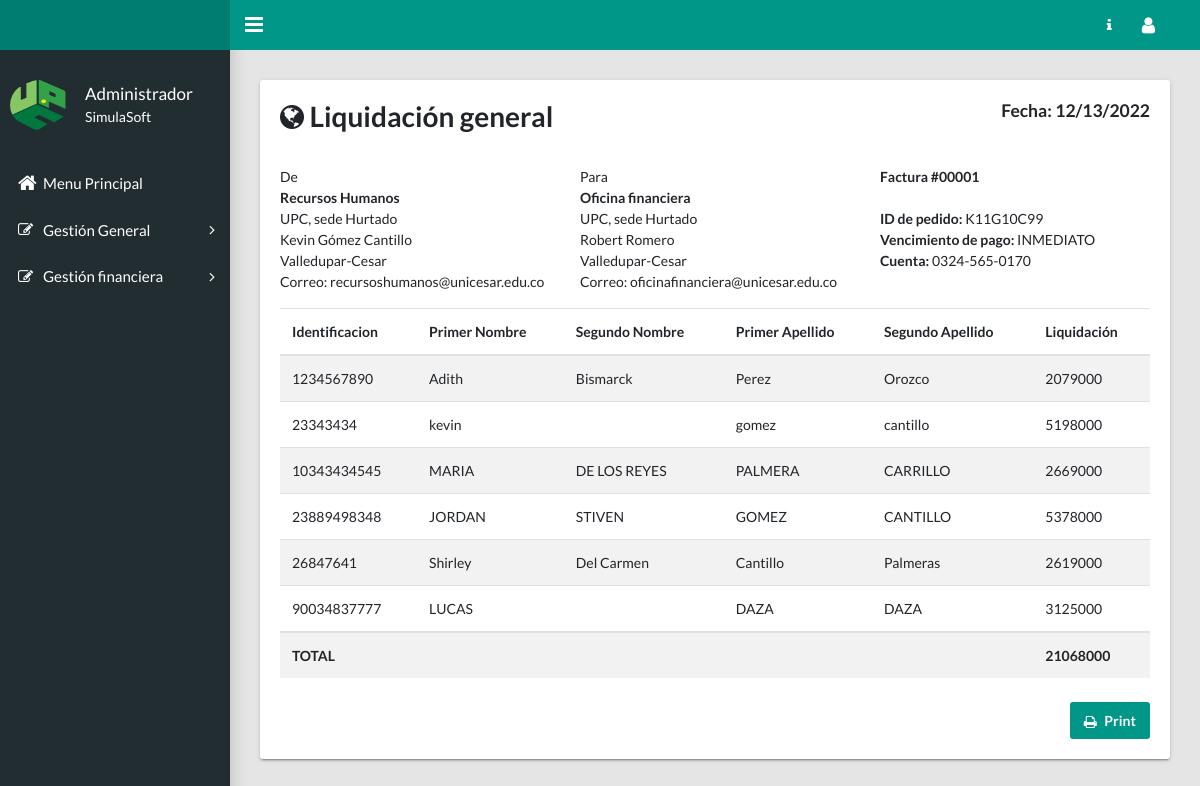
The page /docs/LiquidacionGeneral.php (signed in) on the database its author committed.
### tables this page shows
CREATE TABLE `docente` (
  `Identificacion` varchar(11) NOT NULL,
  `PrimerNombre` varchar(30) NOT NULL,
  `SegundoNombre` varchar(30) NOT NULL DEFAULT 'Sin asignar',
  `PrimerApellido` varchar(30) NOT NULL,
  `SegundoApellido` varchar(30) NOT NULL,
  `FechaNacimiento` date NOT NULL,
  `Sexo` varchar(15) NOT NULL,
  `Celular` varchar(10) NOT NULL,
  `Correo` varchar(50) NOT NULL,
  `Direccion` text NOT NULL,
  `Ciudad` varchar(50) NOT NULL,
  `Departamento` varchar(50) NOT NULL,
  `Pais` varchar(50) NOT NULL,
  `Facultad` text NOT NULL,
  `TotalLiquidacionDocente` double DEFAULT 0,
  `TotalPuntosDocente` double DEFAULT 0,
  `Foto` varchar(250) DEFAULT 'logoupc.jpg',
  `FotoFirma` varchar(255) DEFAULT 'firma.png',
  `FechaRegistro` timestamp NOT NULL DEFAULT current_timestamp() ON UPDATE current_timestamp()
);

### docs/LiquidacionGeneral.php (the view, shortened to what this page needs)
<?php
require '../conexion.php';
$Usuario = $_SESSION['Usuario'];
?>
<!DOCTYPE html>
<html lang="en">
<head>
  <link rel="stylesheet" type="text/css" href="css/main.css">
  <link rel="stylesheet" type="text/css" href="https://maxcdn.bootstrapcdn.com/font-awesome/4.7.0/css/font-awesome.min.css">
</head>
<body class="app sidebar-mini">
  <header class="app-header"><a class="app-header__logo" href=""></a>
    <a class="app-sidebar__toggle" href="#" data-toggle="sidebar"
    aria-label="Hide Sidebar"></a>
    <ul class="app-nav">
      <li class="dropdown"><a class="app-nav__item" href="#" data-toggle="dropdown"
        aria-label="Open Profile Menu"><i class="fa fa fa-info"></i></a>
      </li>
      <li class="dropdown"><a class="app-nav__item" href="#" data-toggle="dropdown"
        aria-label="Open Profile Menu"><i class="fa fa-user fa-lg"></i></a>
      </li>
    </ul>
  </header>
  <?php if ($Usuario == "Administrador") { ?>
    <aside class="app-sidebar">
      <div class="app-sidebar__user"><img class="app-sidebar__user-avatar"
        src="../images/logoUpc.png" width="60" height="50" alt="User Image">
        <div>
          <p class="app-sidebar__user-name">Administrador</p>
          <p class="app-sidebar__user-designation">SimulaSoft</p>
        </div>
      </div>
      <ul class="app-menu">
        <li><a class="app-menu__item" href="../Principal.php"><i class="app-menu__icon fa fa-home fa-lg"></i><span
          class="app-menu__label">Menu Principal</span></a></li>
          <li class="treeview"><a class="app-menu__item" href="#" data-toggle="treeview"><i
            class="app-menu__icon fa fa-edit"></i><span class="app-menu__label">Gestión General</span><i class="treeview-indicator fa fa-angle-right"></i></a>
          </li>
          <li class="treeview"><a class="app-menu__item" href="#" data-toggle="treeview"><i
            class="app-menu__icon fa fa-edit"></i><span class="app-menu__label">Gestión financiera</span><i class="treeview-indicator fa fa-angle-right"></i></a>
          </li>
        </ul>
      </aside>
    <?php } ?>
      <main class="app-content">
        <div class="row">
          <div class="col-md-12">
            <div class="tile">
              <section class="invoice">
                <div class="row mb-4">
                  <div class="col-6">
                    <h2 class="page-header"><i class="fa fa-globe"></i> Liquidación general</h2>
                  </div>
                  <div class="col-6">
                   <h5 class="text-right">Fecha:
                  </h5>
                </div>
              </div>
              <div class="row invoice-info">
                <div class="col-4">De
                  <address><strong>Recursos Humanos</strong><br>UPC, sede Hurtado<br>Kevin Gómez Cantillo<br>Valledupar-Cesar<br>Correo: recursoshumanos@unicesar.edu.co</address>
                </div>
                <div class="col-4">Para
                  <address><strong>Oficina financiera</strong><br>UPC, sede Hurtado
                    <br>Robert Romero<br>Valledupar-Cesar<br>Correo: oficinafinanciera@unicesar.edu.co</address>
                  </div>
                  <div class="col-4"><b>Factura #00001</b><br><br><b>ID de pedido:</b> K11G10C99<br><b>Vencimiento de pago:</b> INMEDIATO<br><b>Cuenta:</b> 0324-565-0170</div>
                </div>
                <div class="row">
                  <div class="col-12 table-responsive">
                    <table class="table table-striped">
                     <thead>
                      <tr>
                        <th>Identificacion</th>
                        <th>Primer Nombre</th>
                        <th>Segundo Nombre</th>
                        <th>Primer Apellido</th>
                        <th>Segundo Apellido</th>
                        <th>Liquidación</th>
                      </tr>
                    </thead>
                    <tbody>
                      <?php
                      $query = "SELECT * FROM docente WHERE TotalLiquidacionDocente >0";
                      $result_tasks = mysqli_query($mysqli, $query);
                      while ($row = mysqli_fetch_assoc($result_tasks)) { ?>
                        <tr>
                          <td><?php echo $row['Identificacion']; ?></td>
                          <td><?php echo $row['PrimerNombre']; ?></td>
                          <td><?php echo $row['SegundoNombre']; ?></td>
                          <td><?php echo $row['PrimerApellido']; ?></td>
                          <td><?php echo $row['SegundoApellido']; ?></td>
                          <td><?php echo $row['TotalLiquidacionDocente']; ?></td>
                        </tr>
                      <?php } ?>
                    </tbody>
                    <tr>
                      <th>TOTAL</th>
                      <th></th>
                      <th></th>
                      <th></th>
                      <th></th>
                      <th><?php
                      $query = "SELECT SUM(TotalLiquidacionDocente) as Total FROM docente";
                      $result_tasks = mysqli_query($mysqli, $query);
                      while ($row = mysqli_fetch_assoc($result_tasks)) { ?>
                        <?php echo $row['Total']; ?>
                        <?php } ?></th>
                      </tr>
                    </table>
                  </div>
                </div>
                <div class="row d-print-none mt-2">
                  <div class="col-12 text-right"><a class="btn btn-primary" href="javascript:window.print();" target="_blank"><i class="fa fa-print"></i> Print</a></div>
                </div>
              </section>
            </div>
          </div>
        </div>
      </main>
   </body>
   </html>

### rows shown on the page
docente: Identificacion "1234567890", PrimerNombre "Adith", SegundoNombre "Bismarck", PrimerApellido "Perez", SegundoApellido "Orozco", TotalLiquidacionDocente "2079000"
docente: Identificacion "23343434", PrimerNombre "kevin", PrimerApellido "gomez", SegundoApellido "cantillo", TotalLiquidacionDocente "5198000"
docente: Identificacion "10343434545", PrimerNombre "MARIA", SegundoNombre "DE LOS REYES", PrimerApellido "PALMERA", SegundoApellido "CARRILLO", TotalLiquidacionDocente "2669000"
docente: Identificacion "23889498348", PrimerNombre "JORDAN", SegundoNombre "STIVEN", PrimerApellido "GOMEZ", SegundoApellido "CANTILLO", TotalLiquidacionDocente "5378000"
docente: Identificacion "26847641", PrimerNombre "Shirley", SegundoNombre "Del Carmen", PrimerApellido "Cantillo", SegundoApellido "Palmeras", TotalLiquidacionDocente "2619000"
docente: Identificacion "90034837777", PrimerNombre "LUCAS", PrimerApellido "DAZA", SegundoApellido "DAZA", TotalLiquidacionDocente "3125000"

### other values the page prints
$row['Total'] "21068000"
